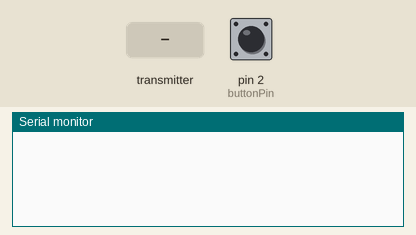
This sketch was run on a simulated Arduino Uno, built with avr-gcc and run on an emulated ATmega328P. On the bench: the last lines printed to the serial monitor. The test bench sets the inputs (shaded band); at power-on: pin 2 (buttonPin) HIGH. No radio packets arrive unless stated.

Above: at 1.2 s.
1.3 s: pin 2 (buttonPin) pulled LOW for 0.15 s
At 1.7 s:
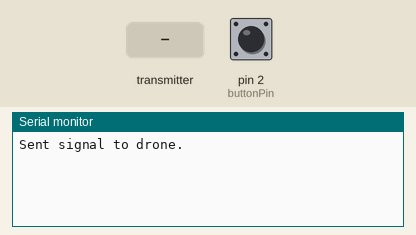
2.9 s: the transmitter starts sending response = 0
At 3.01 s:
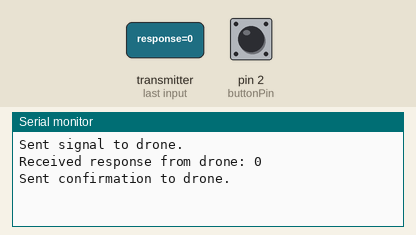
4.4 s: pin 2 (buttonPin) pulled LOW for 1 s
At 5.3 s:
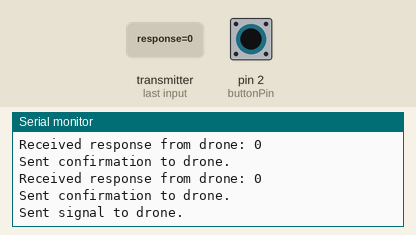

The sketch:

HUINA.ino
```cpp
#include <SPI.h>
#include <nRF24L01.h>
#include <RF24.h>

#define CE_PIN   9
#define CSN_PIN 10
#define buttonPin 2

RF24 radio(CE_PIN, CSN_PIN);
const uint64_t address = 0xF0F0F0F0E1LL;
bool gotResponse = false;

void setup() {
  pinMode(buttonPin, INPUT_PULLUP);
  Serial.begin(9600);
  radio.begin();
  radio.setChannel(0x60);
  radio.setPALevel(RF24_PA_MIN);
  radio.setDataRate(RF24_250KBPS);
  radio.openWritingPipe(address);
  radio.openReadingPipe(1, address);
  radio.startListening();
}

void loop() {
  if (digitalRead(buttonPin) == LOW) {
    char message = "Fire";
    radio.stopListening();
    radio.write(&message, sizeof(message));
    radio.startListening();
    Serial.println("Sent signal to drone.");
    delay(1000);
    gotResponse = false;
  }

  if (radio.available()) {
    char response;
    radio.read(&response, sizeof(response));
    Serial.print("Received response from drone: ");
    Serial.println(response);
    gotResponse = true;
  }

  if (gotResponse) {
    char confirm = "Confirm";
    radio.stopListening();
    radio.write(&confirm, sizeof(confirm));
    radio.startListening();
    Serial.println("Sent confirmation to drone.");
    gotResponse = false;  // Сброс флага после отправки подтверждения
  }

  delay(100);
}
```

Measured:
- after the input at 1.3 s, the serial monitor: prints a new line at once (image 1)
- after the input at 2.9 s, the serial monitor: prints a new line at once (image 2)
- after the input at 4.4 s, the serial monitor: prints a new line after 0.05 s (image 3)
